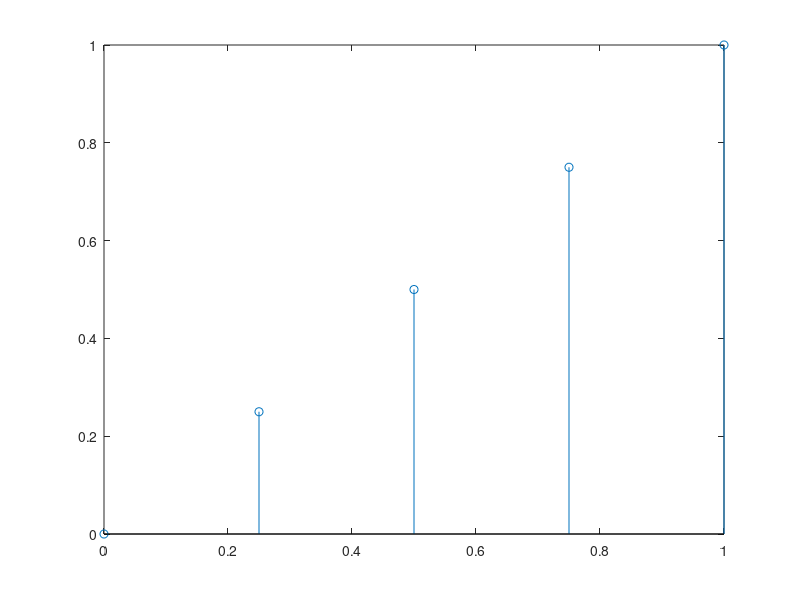
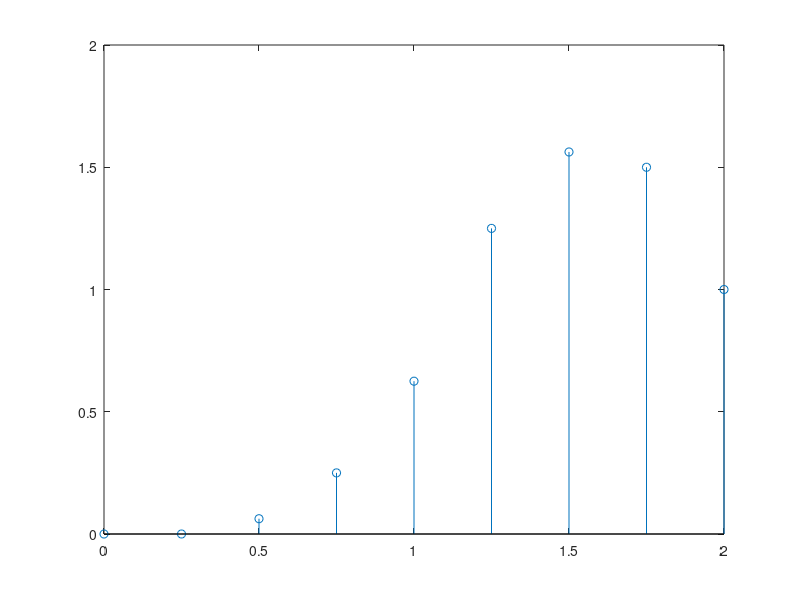

The MATLAB source for these figures, in order:
clc, close all, clear all;
x = [0:1/4:1]
a = [ 0 1/4 1/2 3/4 1]
stem (x,a);
b = conv(a,a);
figure;
y = [0:1/4:2]
stem (y,b);
